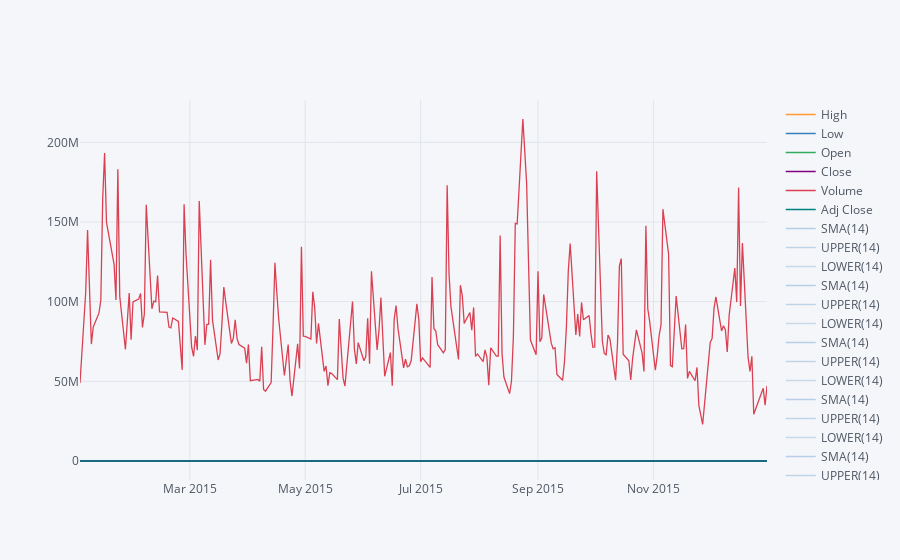

Notebook code for this chart:
### Code cell
bank_stocks.loc['2015-01-01':"2015-12-31"]['BAC'].ta_plot('boll')

### Figure 1 — Plotly figure (JSON) as saved in the notebook; plotly's stock layout.template omitted (floating-point values rounded to 4 significant figures; data arrays with more than 128 entries replaced by an {"elided": "..."} marker saying what was removed)
{"data": [{"line": {"color": "rgba(255, 153, 51, 1.0)", "dash": "solid", "shape": "linear", "width": 1.3}, "mode": "lines", "name": "High", "text": "", "type": "scatter", "x": {"elided": "252 str values"}, "y": {"elided": "252 float values"}}, {"line": {"color": "rgba(55, 128, 191, 1.0)", "dash": "solid", "shape": "linear", "width": 1.3}, "mode": "lines", "name": "Low", "text": "", "type": "scatter", "x": {"elided": "252 str values"}, "y": {"elided": "252 float values"}}, {"line": {"color": "rgba(50, 171, 96, 1.0)", "dash": "solid", "shape": "linear", "width": 1.3}, "mode": "lines", "name": "Open", "text": "", "type": "scatter", "x": {"elided": "252 str values"}, "y": {"elided": "252 float values"}}, {"line": {"color": "rgba(128, 0, 128, 1.0)", "dash": "solid", "shape": "linear", "width": 1.3}, "mode": "lines", "name": "Close", "text": "", "type": "scatter", "x": {"elided": "252 str values"}, "y": {"elided": "252 float values"}}, {"line": {"color": "rgba(219, 64, 82, 1.0)", "dash": "solid", "shape": "linear", "width": 1.3}, "mode": "lines", "name": "Volume", "text": "", "type": "scatter", "x": {"elided": "252 str values"}, "y": {"elided": "252 int values"}}, {"line": {"color": "rgba(0, 128, 128, 1.0)", "dash": "solid", "shape": "linear", "width": 1.3}, "mode": "lines", "name": "Adj Close", "text": "", "type": "scatter", "x": {"elided": "252 str values"}, "y": {"elided": "252 float values"}}, {"line": {"color": "rgba(55, 128, 191, 0.3333333333333333)", "dash": "solid", "shape": "linear", "width": 1.3}, "mode": "lines", "name": "SMA(14)", "text": "", "type": "scatter", "x": {"elided": "252 str values"}, "y": {"elided": "252x6 mixed values"}}, {"line": {"color": "rgba(55, 128, 191, 0.2888888888888888)", "dash": "solid", "shape": "linear", "width": 1.3}, "mode": "lines", "name": "UPPER(14)", "text": "", "type": "scatter", "x": {"elided": "252 str values"}, "y": {"elided": "252x6 mixed values"}}, {"line": {"color": "rgba(55, 128, 191, 0.2444444444444443)", "dash": "solid", "shape": "linear", "width": 1.3}, "mode": "lines", "name": "LOWER(14)", "text": "", "type": "scatter", "x": {"elided": "252 str values"}, "y": {"elided": "252x6 mixed values"}}, {"line": {"color": "rgba(55, 128, 191, 0.3333333333333333)", "dash": "solid", "shape": "linear", "width": 1.3}, "mode": "lines", "name": "SMA(14)", "text": "", "type": "scatter", "x": {"elided": "252 str values"}, "y": {"elided": "252x6 mixed values"}}, {"line": {"color": "rgba(55, 128, 191, 0.2888888888888888)", "dash": "solid", "shape": "linear", "width": 1.3}, "mode": "lines", "name": "UPPER(14)", "text": "", "type": "scatter", "x": {"elided": "252 str values"}, "y": {"elided": "252x6 mixed values"}}, {"line": {"color": "rgba(55, 128, 191, 0.2444444444444443)", "dash": "solid", "shape": "linear", "width": 1.3}, "mode": "lines", "name": "LOWER(14)", "text": "", "type": "scatter", "x": {"elided": "252 str values"}, "y": {"elided": "252x6 mixed values"}}, {"line": {"color": "rgba(55, 128, 191, 0.3333333333333333)", "dash": "solid", "shape": "linear", "width": 1.3}, "mode": "lines", "name": "SMA(14)", "text": "", "type": "scatter", "x": {"elided": "252 str values"}, "y": {"elided": "252x6 mixed values"}}, {"line": {"color": "rgba(55, 128, 191, 0.2888888888888888)", "dash": "solid", "shape": "linear", "width": 1.3}, "mode": "lines", "name": "UPPER(14)", "text": "", "type": "scatter", "x": {"elided": "252 str values"}, "y": {"elided": "252x6 mixed values"}}, {"line": {"color": "rgba(55, 128, 191, 0.2444444444444443)", "dash": "solid", "shape": "linear", "width": 1.3}, "mode": "lines", "name": "LOWER(14)", "text": "", "type": "scatter", "x": {"elided": "252 str values"}, "y": {"elided": "252x6 mixed values"}}, {"line": {"color": "rgba(55, 128, 191, 0.3333333333333333)", "dash": "solid", "shape": "linear", "width": 1.3}, "mode": "lines", "name": "SMA(14)", "text": "", "type": "scatter", "x": {"elided": "252 str values"}, "y": {"elided": "252x6 mixed values"}}, {"line": {"color": "rgba(55, 128, 191, 0.2888888888888888)", "dash": "solid", "shape": "linear", "width": 1.3}, "mode": "lines", "name": "UPPER(14)", "text": "", "type": "scatter", "x": {"elided": "252 str values"}, "y": {"elided": "252x6 mixed values"}}, {"line": {"color": "rgba(55, 128, 191, 0.2444444444444443)", "dash": "solid", "shape": "linear", "width": 1.3}, "mode": "lines", "name": "LOWER(14)", "text": "", "type": "scatter", "x": {"elided": "252 str values"}, "y": {"elided": "252x6 mixed values"}}, {"line": {"color": "rgba(55, 128, 191, 0.3333333333333333)", "dash": "solid", "shape": "linear", "width": 1.3}, "mode": "lines", "name": "SMA(14)", "text": "", "type": "scatter", "x": {"elided": "252 str values"}, "y": {"elided": "252x6 mixed values"}}, {"line": {"color": "rgba(55, 128, 191, 0.2888888888888888)", "dash": "solid", "shape": "linear", "width": 1.3}, "mode": "lines", "name": "UPPER(14)", "text": "", "type": "scatter", "x": {"elided": "252 str values"}, "y": {"elided": "252x6 mixed values"}}, {"line": {"color": "rgba(55, 128, 191, 0.2444444444444443)", "dash": "solid", "shape": "linear", "width": 1.3}, "mode": "lines", "name": "LOWER(14)", "text": "", "type": "scatter", "x": {"elided": "252 str values"}, "y": {"elided": "252x6 mixed values"}}, {"line": {"color": "rgba(55, 128, 191, 0.3333333333333333)", "dash": "solid", "shape": "linear", "width": 1.3}, "mode": "lines", "name": "SMA(14)", "text": "", "type": "scatter", "x": {"elided": "252 str values"}, "y": {"elided": "252x6 mixed values"}}, {"line": {"color": "rgba(55, 128, 191, 0.2888888888888888)", "dash": "solid", "shape": "linear", "width": 1.3}, "mode": "lines", "name": "UPPER(14)", "text": "", "type": "scatter", "x": {"elided": "252 str values"}, "y": {"elided": "252x6 mixed values"}}, {"line": {"color": "rgba(55, 128, 191, 0.2444444444444443)", "dash": "solid", "shape": "linear", "width": 1.3}, "mode": "lines", "name": "LOWER(14)", "text": "", "type": "scatter", "x": {"elided": "252 str values"}, "y": {"elided": "252x6 mixed values"}}], "layout": {"legend": {"bgcolor": "#F5F6F9", "font": {"color": "#4D5663"}}, "paper_bgcolor": "#F5F6F9", "plot_bgcolor": "#F5F6F9", "title": {"font": {"color": "#4D5663"}}, "xaxis": {"gridcolor": "#E1E5ED", "showgrid": true, "tickfont": {"color": "#4D5663"}, "title": {"font": {"color": "#4D5663"}, "text": ""}, "zerolinecolor": "#E1E5ED"}, "yaxis": {"gridcolor": "#E1E5ED", "showgrid": true, "tickfont": {"color": "#4D5663"}, "title": {"font": {"color": "#4D5663"}, "text": ""}, "zerolinecolor": "#E1E5ED"}}}
